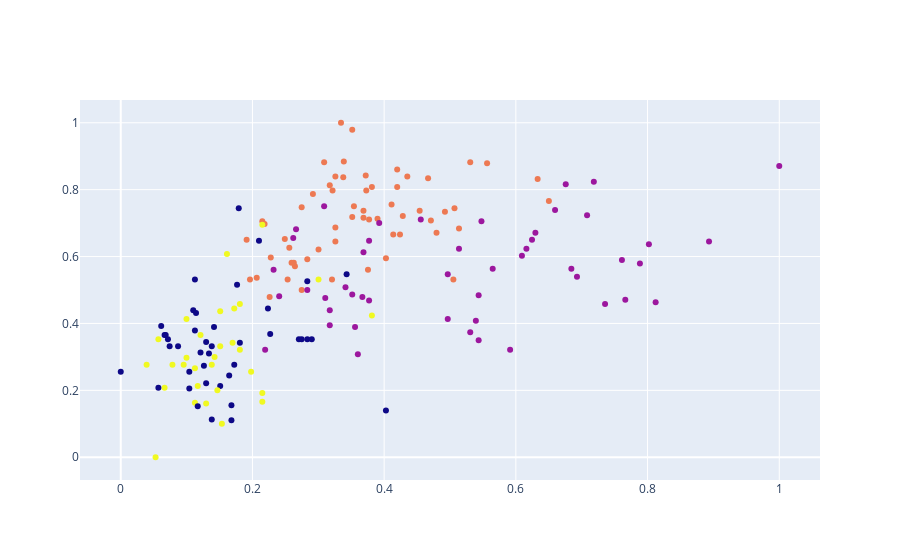

Notebook code cell kept with this figure:
### Code cell
fig = go.Figure()

fig.add_trace(
  go.Scatter(
    x=wine_data['Color_Intensity'],
    y=wine_data['Alcohol'],
    mode='markers',
    marker=dict(color=kmeans.labels_.astype(np.float64)),
    text=kmeans.labels_
  )
)

fig.show()

### Figure 1 — Plotly figure (JSON) as saved in the notebook; plotly's stock layout.template omitted (floating-point values rounded to 4 significant figures; data arrays with more than 128 entries replaced by an {"elided": "..."} marker saying what was removed)
{"data": [{"marker": {"color": {"elided": "178 int values"}}, "mode": "markers", "text": {"elided": "178 int values"}, "type": "scatter", "x": {"elided": "178 float values"}, "y": {"elided": "178 float values"}}], "layout": {}}
